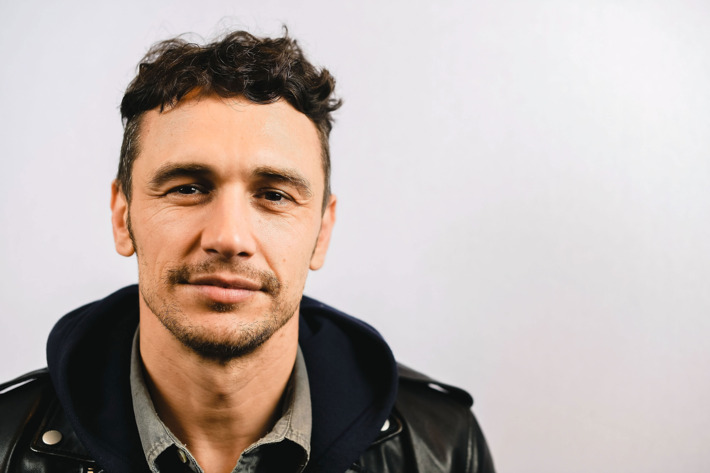
#> input picture PY/08face.jpg, 710 x 473 px, found by its file name
$ python 00.py
#> lines starting #> are read from the running program, lines starting #| are printed output that depends on the picture; after the words box and inside, x2 and y2 are one past the last pixel; in counts of white or black regions, pixels touching at a corner belong together
import processImg as pi

import numpy as np
import cv2


def auto(img, sigma=0.33):
    v = np.median(img)

    lower = int(max(0, (1.0 - sigma) * v))
    upper = int(min(255, (1.0 + sigma) * v))

    return cv2.Canny(img, lower, upper)


def bin_to_file():
    with open('data.txt', 'w') as f:
        for c, i in enumerate(l):
            if c % 710 == 0 and c != 0:
                f.write('\n')

            f.write(str(i))


def canny_to_bin_lst(canny):
    l = []
    for i in canny:
        for j in i:
            if j == 255:
                l.append(1)
            else:
                l.append(0)
    return l


def get_start_point(bin_lst):
    for c, i in enumerate(bin_lst):
        if i == 1:
            return c


img = cv2.imread("08face.jpg")
#> img is the input picture: shape (473, 710, 3); mean B, G, R 170.8, 175.4, 187.4
gray = cv2.cvtColor(img, cv2.COLOR_BGR2GRAY)
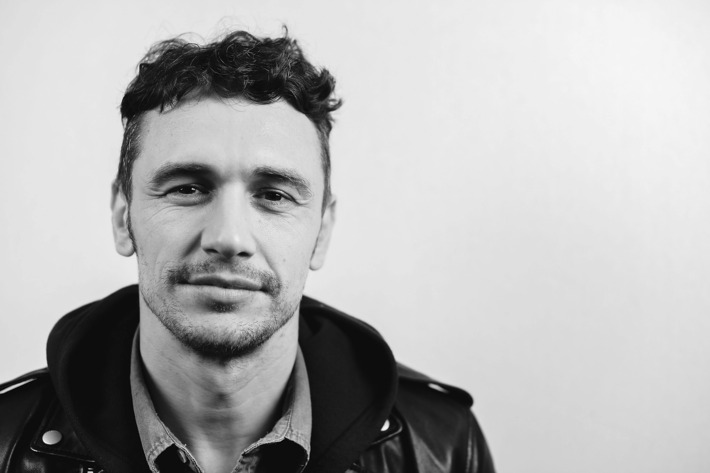
#> gray: shape (473, 710); min 1, max 248, mean 178.5
canny = auto(img)
#> in auto, `v = np.median(img)`: v = 223
#> in auto, `lower = int(max(0, (1.0 - sigma) * v))`: lower = 149
#> in auto, `upper = int(min(255, (1.0 + sigma) * v))`: upper = 255
#> in auto, `return cv2.Canny(img, lower, upper)`:
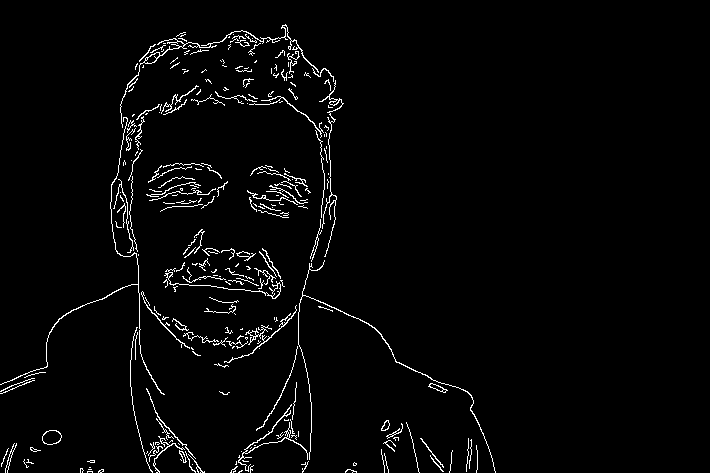
#> returned value: shape (473, 710); 2.6% white in thin lines or dots, all inside (x1, y1, x2, y2) = (0, 24, 496, 473)
